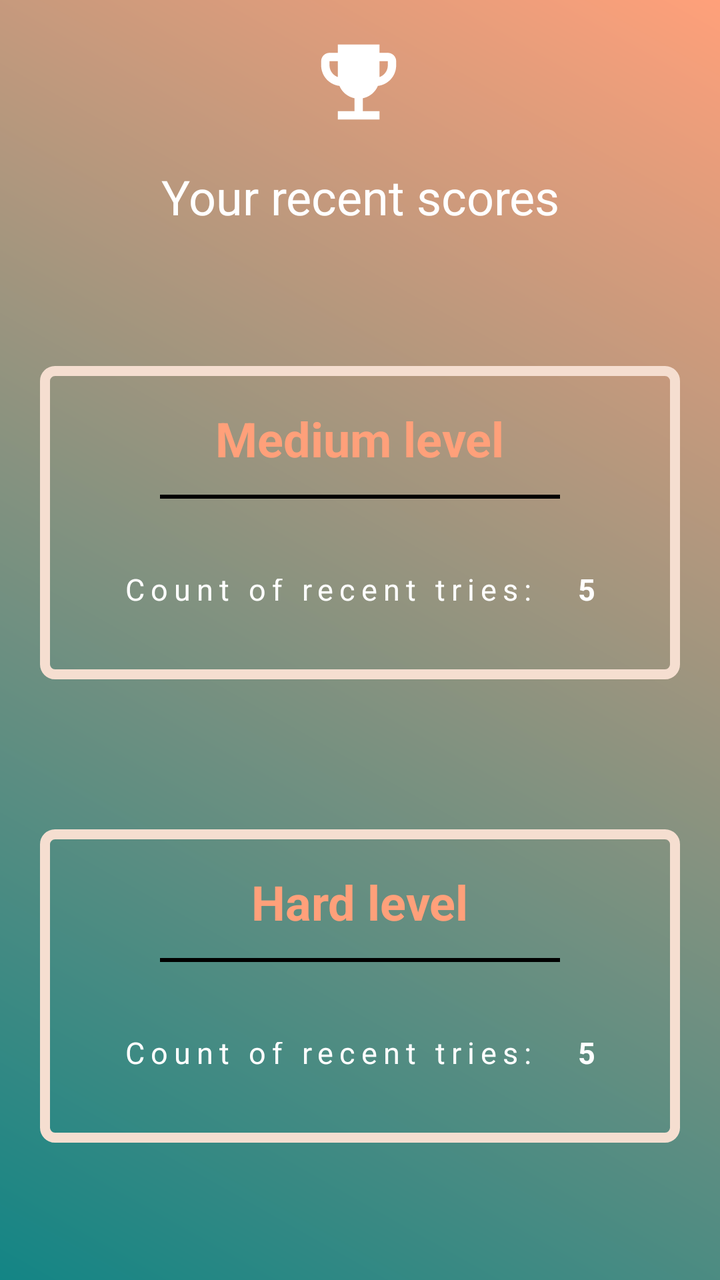
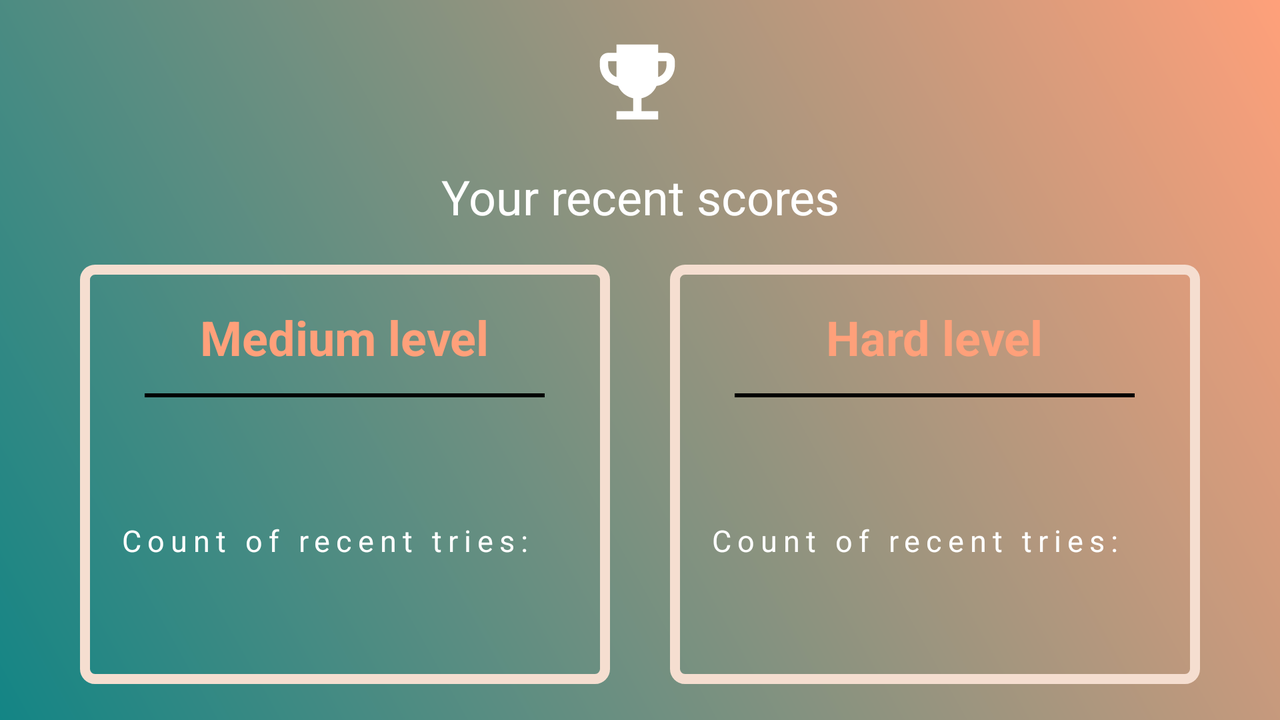

Compare how this app lays out the same screen by default and in its alternative resource folder. The renders come first, then the two layout files and the values they reference.
<!-- AndroidManifest.xml: application theme Theme.GuessTheNumber -->
<!-- res/layout/activity_scores.xml -->
<?xml version="1.0" encoding="utf-8"?>
<androidx.constraintlayout.widget.ConstraintLayout xmlns:android="http://schemas.android.com/apk/res/android"
    xmlns:app="http://schemas.android.com/apk/res-auto"
    xmlns:tools="http://schemas.android.com/tools"
    android:layout_width="match_parent"
    android:layout_height="match_parent"
    android:background="@drawable/launch_background"
    tools:context=".ScoresActivity">

    <ImageView
        android:id="@+id/imageView"
        android:layout_width="wrap_content"
        android:layout_height="wrap_content"
        android:layout_marginTop="16dp"
        android:src="@drawable/ic_emoji_events_24"
        app:layout_constraintEnd_toEndOf="parent"
        app:layout_constraintHorizontal_bias="0.498"
        app:layout_constraintStart_toStartOf="parent"
        app:layout_constraintTop_toTopOf="parent" />

    <TextView
        android:id="@+id/textView3"
        android:layout_width="match_parent"
        android:layout_height="wrap_content"
        android:layout_marginTop="16dp"
        android:text="@string/lastScores"
        android:textAlignment="center"
        android:textColor="@color/white"
        android:textSize="24sp"
        app:layout_constraintEnd_toEndOf="parent"
        app:layout_constraintHorizontal_bias="0.0"
        app:layout_constraintStart_toStartOf="parent"
        app:layout_constraintTop_toBottomOf="@+id/imageView" />

    <LinearLayout
        android:layout_width="match_parent"
        android:layout_height="wrap_content"
        android:layout_marginHorizontal="20dp"
        android:gravity="center"
        android:orientation="vertical"
        app:layout_constraintBottom_toBottomOf="parent"
        app:layout_constraintEnd_toEndOf="parent"
        app:layout_constraintStart_toStartOf="parent"
        app:layout_constraintTop_toBottomOf="@+id/textView3">

        <LinearLayout
            android:layout_width="match_parent"
            android:layout_height="wrap_content"
            android:layout_marginBottom="75dp"
            android:layout_weight="1"
            android:background="@drawable/score_background"
            android:orientation="vertical"
            android:padding="20dp">

            <TextView
                android:layout_width="wrap_content"
                android:layout_height="wrap_content"
                android:layout_gravity="center"
                android:text="@string/mediumLevel"
                android:textColor="@color/appNameColor"
                android:textSize="24sp"
                android:textStyle="bold" />

            <com.google.android.material.divider.MaterialDivider
                android:layout_width="200dp"
                android:layout_height="2dp"
                android:layout_marginTop="12dp"
                android:layout_marginBottom="40dp"
                android:layout_gravity="center"
                app:dividerColor="@color/black" />

            <LinearLayout
                android:layout_width="match_parent"
                android:layout_height="wrap_content"
                android:gravity="center"
                android:orientation="horizontal">

                <TextView
                    android:layout_width="wrap_content"
                    android:layout_height="wrap_content"
                    android:layout_gravity="center"
                    android:letterSpacing="0.2"
                    android:layout_marginBottom="10dp"
                    android:text="@string/tryCounter"
                    android:textColor="@color/white"
                    android:textSize="15sp" />

                <TextView
                    android:id="@+id/lastScoreMedium"
                    android:layout_width="wrap_content"
                    android:layout_height="wrap_content"
                    android:letterSpacing="0.2"
                    android:layout_marginStart="20dp"
                    android:layout_marginBottom="10dp"
                    android:textColor="@color/white"
                    android:layout_gravity="center"
                    android:textSize="15sp"
                    android:textStyle="bold"
                    tools:text="5" />

            </LinearLayout>

        </LinearLayout>

        <LinearLayout
            android:layout_width="match_parent"
            android:layout_height="wrap_content"
            android:layout_weight="1"
            android:background="@drawable/score_background"
            android:orientation="vertical"
            android:padding="20dp">

            <TextView
                android:layout_width="wrap_content"
                android:layout_height="wrap_content"
                android:layout_gravity="center"
                android:text="@string/hardLevel"
                android:textColor="@color/appNameColor"
                android:textSize="24sp"
                android:textStyle="bold" />

            <com.google.android.material.divider.MaterialDivider
                android:layout_width="200dp"
                android:layout_height="2dp"
                android:layout_marginTop="12dp"
                android:layout_gravity="center"
                android:layout_marginBottom="40dp"
                app:dividerColor="@color/black" />

            <LinearLayout
                android:layout_width="match_parent"
                android:layout_height="wrap_content"
                android:gravity="center"
                android:orientation="horizontal">

                <TextView
                    android:layout_width="wrap_content"
                    android:layout_height="wrap_content"
                    android:layout_gravity="center"
                    android:letterSpacing="0.2"
                    android:layout_marginBottom="10dp"
                    android:text="@string/tryCounter"
                    android:textColor="@color/white"
                    android:textSize="15sp" />

                <TextView
                    android:id="@+id/lastScoreHard"
                    android:layout_width="wrap_content"
                    android:layout_height="wrap_content"
                    android:letterSpacing="0.2"
                    android:layout_marginStart="20dp"
                    android:layout_marginBottom="10dp"
                    android:textColor="@color/white"
                    android:layout_gravity="center"
                    android:textSize="15sp"
                    android:textStyle="bold"
                    tools:text="5" />

            </LinearLayout>

        </LinearLayout>

    </LinearLayout>

</androidx.constraintlayout.widget.ConstraintLayout>
<!-- resources referenced by this layout -->
<resources>
  <color name="appNameColor">#FFA07A</color>
  <color name="black">#FF000000</color>
  <color name="white">#FFFFFFFF</color>
  <!-- drawable ic_emoji_events_24 (drawable) -->
  <vector android:height="50dp" android:tint="#FFFFFF"
      android:viewportHeight="24" android:viewportWidth="24"
      android:width="50dp" xmlns:android="http://schemas.android.com/apk/res/android">
      <path android:fillColor="@android:color/white" android:pathData="M19,5h-2V3H7v2H5C3.9,5 3,5.9 3,7v1c0,2.55 1.92,4.63 4.39,4.94c0.63,1.5 1.98,2.63 3.61,2.96V19H7v2h10v-2h-4v-3.1c1.63,-0.33 2.98,-1.46 3.61,-2.96C19.08,12.63 21,10.55 21,8V7C21,5.9 20.1,5 19,5zM5,8V7h2v3.82C5.84,10.4 5,9.3 5,8zM19,8c0,1.3 -0.84,2.4 -2,2.82V7h2V8z"/>
  </vector>
  <!-- drawable launch_background (drawable) -->
  <?xml version="1.0" encoding="utf-8"?>
  <shape xmlns:android="http://schemas.android.com/apk/res/android"
      android:shape="rectangle">
  
      <gradient android:startColor="@color/startLaunchColor"
          android:endColor="@color/endLaunchColor"
          android:angle="45" />
  
  </shape>
  <!-- drawable score_background (drawable) -->
  <?xml version="1.0" encoding="utf-8"?>
  <shape xmlns:android="http://schemas.android.com/apk/res/android"
      android:shape="rectangle">
  
      <stroke android:color="#F5DED0"
          android:width="5dp" />
  
      <corners android:radius="5dp" />
  
  </shape>
  <string name="hardLevel">Hard level</string>
  <string name="lastScores">Your recent scores</string>
  <string name="mediumLevel">Medium level</string>
  <string name="tryCounter">Count of recent tries: </string>
  <style name="Theme.GuessTheNumber" parent="Theme.MaterialComponents.DayNight.NoActionBar">
          
          <item name="colorPrimary">#454545</item>
          <item name="colorPrimaryVariant">#454545</item>
          <item name="colorOnPrimary">@color/white</item>
          
          <item name="colorSecondary">@color/teal_200</item>
          <item name="colorSecondaryVariant">@color/teal_700</item>
          <item name="colorOnSecondary">@color/black</item>
          
          <item name="android:statusBarColor" tools:targetApi="l">?attr/colorPrimaryVariant</item>
          
      </style>
  <color name="startLaunchColor">#138585</color>
  <color name="endLaunchColor">#FFA07A</color>
  <color name="teal_200">#FF03DAC5</color>
  <color name="teal_700">#FF018786</color>
</resources>
<!-- res/layout-land/activity_scores.xml (the repository's variant of the layout above) -->
<!-- drawn on the phone turned sideways -->
<?xml version="1.0" encoding="utf-8"?>
<androidx.constraintlayout.widget.ConstraintLayout xmlns:android="http://schemas.android.com/apk/res/android"
    android:layout_width="match_parent"
    android:layout_height="match_parent"
    xmlns:app="http://schemas.android.com/apk/res-auto"
    xmlns:tools="http://schemas.android.com/tools"
    android:background="@drawable/launch_background">

    <ImageView
        android:id="@+id/imageView"
        android:layout_width="wrap_content"
        android:layout_height="wrap_content"
        android:layout_marginTop="16dp"
        android:src="@drawable/ic_emoji_events_24"
        app:layout_constraintEnd_toEndOf="parent"
        app:layout_constraintHorizontal_bias="0.498"
        app:layout_constraintStart_toStartOf="parent"
        app:layout_constraintTop_toTopOf="parent" />

    <TextView
        android:id="@+id/textView3"
        android:layout_width="match_parent"
        android:layout_height="wrap_content"
        android:layout_marginTop="16dp"
        android:text="@string/lastScores"
        android:textAlignment="center"
        android:textColor="@color/white"
        android:textSize="24sp"
        app:layout_constraintEnd_toEndOf="parent"
        app:layout_constraintHorizontal_bias="0.0"
        app:layout_constraintStart_toStartOf="parent"
        app:layout_constraintTop_toBottomOf="@+id/imageView" />

    <LinearLayout
        android:layout_width="match_parent"
        android:layout_height="wrap_content"
        android:layout_marginHorizontal="20dp"
        android:orientation="horizontal"
        android:gravity="center_vertical"
        android:padding="20dp"
        app:layout_constraintBottom_toBottomOf="parent"
        app:layout_constraintEnd_toEndOf="parent"
        app:layout_constraintStart_toStartOf="parent"
        app:layout_constraintTop_toBottomOf="@+id/textView3">

        <LinearLayout
            android:layout_width="match_parent"
            android:layout_height="wrap_content"
            android:layout_weight="1"
            android:background="@drawable/score_background"
            android:orientation="vertical"
            android:layout_marginEnd="15dp"
            android:padding="20dp">

            <TextView
                android:layout_width="wrap_content"
                android:layout_height="wrap_content"
                android:layout_gravity="center"
                android:text="@string/mediumLevel"
                android:textColor="@color/appNameColor"
                android:textSize="24sp"
                android:textStyle="bold" />

            <com.google.android.material.divider.MaterialDivider
                android:layout_width="200dp"
                android:layout_height="2dp"
                android:layout_marginTop="12dp"
                android:layout_marginBottom="40dp"
                android:layout_gravity="center"
                app:dividerColor="@color/black" />

            <LinearLayout
                android:layout_width="match_parent"
                android:layout_height="wrap_content"
                android:gravity="center"
                android:orientation="horizontal">

                <TextView
                    android:layout_width="wrap_content"
                    android:layout_height="wrap_content"
                    android:layout_gravity="center"
                    android:letterSpacing="0.2"
                    android:layout_marginBottom="10dp"
                    android:text="@string/tryCounter"
                    android:textColor="@color/white"
                    android:textSize="15sp" />

                <TextView
                    android:id="@+id/lastScoreMedium"
                    android:layout_width="wrap_content"
                    android:layout_height="wrap_content"
                    android:layout_marginBottom="10dp"
                    android:textColor="@color/white"
                    android:letterSpacing="0.3"
                    android:layout_marginStart="20dp"
                    android:layout_gravity="center"
                    android:textSize="15sp"
                    android:textStyle="bold"
                    tools:text="----" />

            </LinearLayout>

        </LinearLayout>

        <LinearLayout
            android:layout_width="match_parent"
            android:layout_height="wrap_content"
            android:layout_weight="1"
            android:layout_marginStart="15dp"
            android:background="@drawable/score_background"
            android:orientation="vertical"
            android:padding="20dp">

            <TextView
                android:layout_width="wrap_content"
                android:layout_height="wrap_content"
                android:layout_gravity="center"
                android:text="@string/hardLevel"
                android:textColor="@color/appNameColor"
                android:textSize="24sp"
                android:textStyle="bold" />

            <com.google.android.material.divider.MaterialDivider
                android:layout_width="200dp"
                android:layout_height="2dp"
                android:layout_marginTop="12dp"
                android:layout_gravity="center"
                android:layout_marginBottom="40dp"
                app:dividerColor="@color/black" />

            <LinearLayout
                android:layout_width="match_parent"
                android:layout_height="wrap_content"
                android:gravity="center"
                android:orientation="horizontal">

                <TextView
                    android:layout_width="wrap_content"
                    android:layout_height="wrap_content"
                    android:layout_gravity="center"
                    android:letterSpacing="0.2"
                    android:layout_marginBottom="10dp"
                    android:text="@string/tryCounter"
                    android:textColor="@color/white"
                    android:textSize="15sp" />

                <TextView
                    android:id="@+id/lastScoreHard"
                    android:layout_width="wrap_content"
                    android:layout_height="wrap_content"
                    android:layout_marginStart="20dp"
                    android:layout_marginBottom="10dp"
                    android:textColor="@color/white"
                    android:layout_gravity="center"
                    android:letterSpacing="0.3"
                    android:textSize="15sp"
                    android:textStyle="bold"
                    tools:text="----" />

            </LinearLayout>

        </LinearLayout>

    </LinearLayout>

</androidx.constraintlayout.widget.ConstraintLayout>
